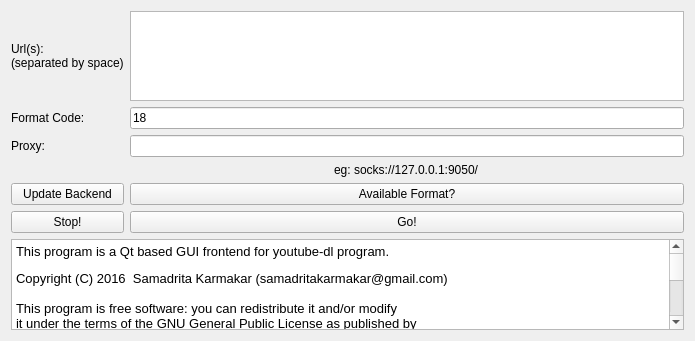
<?xml version="1.0" encoding="UTF-8"?>
<ui version="4.0">
 <class>Qutubedl</class>
 <widget class="QWidget" name="Qutubedl">
  <property name="geometry">
   <rect>
    <x>0</x>
    <y>0</y>
    <width>695</width>
    <height>341</height>
   </rect>
  </property>
  <property name="windowTitle">
   <string>Qutubedl</string>
  </property>
  <layout class="QGridLayout" name="gridLayout">
   <item row="8" column="0" colspan="2">
    <widget class="QTextBrowser" name="output_tb">
     <property name="html">
      <string>&lt;!DOCTYPE HTML PUBLIC &quot;-//W3C//DTD HTML 4.0//EN&quot; &quot;http://www.w3.org/TR/REC-html40/strict.dtd&quot;&gt;
&lt;html&gt;&lt;head&gt;&lt;meta name=&quot;qrichtext&quot; content=&quot;1&quot; /&gt;&lt;style type=&quot;text/css&quot;&gt;
p, li { white-space: pre-wrap; }
&lt;/style&gt;&lt;/head&gt;&lt;body style=&quot; font-family:'Noto Sans'; font-size:10pt; font-weight:400; font-style:normal;&quot;&gt;
&lt;p style=&quot; margin-top:12px; margin-bottom:0px; margin-left:0px; margin-right:0px; -qt-block-indent:0; text-indent:0px;&quot;&gt;&lt;span style=&quot; font-family:'Hack';&quot;&gt;This program is a Qt based GUI frontend for youtube-dl program.&lt;/span&gt;&lt;/p&gt;
&lt;p style=&quot; margin-top:12px; margin-bottom:0px; margin-left:0px; margin-right:0px; -qt-block-indent:0; text-indent:0px;&quot;&gt;&lt;span style=&quot; font-family:'Hack';&quot;&gt;Copyright (C) 2016  Samadrita Karmakar (samadritakarmakar@gmail.com)&lt;/span&gt;&lt;/p&gt;
&lt;p style=&quot;-qt-paragraph-type:empty; margin-top:0px; margin-bottom:0px; margin-left:0px; margin-right:0px; -qt-block-indent:0; text-indent:0px; font-family:'Hack';&quot;&gt;&lt;br /&gt;&lt;/p&gt;
&lt;p style=&quot; margin-top:0px; margin-bottom:0px; margin-left:0px; margin-right:0px; -qt-block-indent:0; text-indent:0px;&quot;&gt;&lt;span style=&quot; font-family:'Hack';&quot;&gt;This program is free software: you can redistribute it and/or modify&lt;/span&gt;&lt;/p&gt;
&lt;p style=&quot; margin-top:0px; margin-bottom:0px; margin-left:0px; margin-right:0px; -qt-block-indent:0; text-indent:0px;&quot;&gt;&lt;span style=&quot; font-family:'Hack';&quot;&gt;it under the terms of the GNU General Public License as published by&lt;/span&gt;&lt;/p&gt;
&lt;p style=&quot; margin-top:0px; margin-bottom:0px; margin-left:0px; margin-right:0px; -qt-block-indent:0; text-indent:0px;&quot;&gt;&lt;span style=&quot; font-family:'Hack';&quot;&gt;the Free Software Foundation, either version 3 of the License, or&lt;/span&gt;&lt;/p&gt;
&lt;p style=&quot; margin-top:0px; margin-bottom:0px; margin-left:0px; margin-right:0px; -qt-block-indent:0; text-indent:0px;&quot;&gt;&lt;span style=&quot; font-family:'Hack';&quot;&gt;(at your option) any later version.&lt;/span&gt;&lt;/p&gt;
&lt;p style=&quot;-qt-paragraph-type:empty; margin-top:0px; margin-bottom:0px; margin-left:0px; margin-right:0px; -qt-block-indent:0; text-indent:0px; font-family:'Hack';&quot;&gt;&lt;br /&gt;&lt;/p&gt;
&lt;p style=&quot; margin-top:0px; margin-bottom:0px; margin-left:0px; margin-right:0px; -qt-block-indent:0; text-indent:0px;&quot;&gt;&lt;span style=&quot; font-family:'Hack';&quot;&gt;This program is distributed in the hope that it will be useful,&lt;/span&gt;&lt;/p&gt;
&lt;p style=&quot; margin-top:0px; margin-bottom:0px; margin-left:0px; margin-right:0px; -qt-block-indent:0; text-indent:0px;&quot;&gt;&lt;span style=&quot; font-family:'Hack';&quot;&gt;but WITHOUT ANY WARRANTY; without even the implied warranty of&lt;/span&gt;&lt;/p&gt;
&lt;p style=&quot; margin-top:0px; margin-bottom:0px; margin-left:0px; margin-right:0px; -qt-block-indent:0; text-indent:0px;&quot;&gt;&lt;span style=&quot; font-family:'Hack';&quot;&gt;MERCHANTABILITY or FITNESS FOR A PARTICULAR PURPOSE.  See the&lt;/span&gt;&lt;/p&gt;
&lt;p style=&quot; margin-top:0px; margin-bottom:0px; margin-left:0px; margin-right:0px; -qt-block-indent:0; text-indent:0px;&quot;&gt;&lt;span style=&quot; font-family:'Hack';&quot;&gt;GNU General Public License for more details.&lt;/span&gt;&lt;/p&gt;
&lt;p style=&quot;-qt-paragraph-type:empty; margin-top:0px; margin-bottom:0px; margin-left:0px; margin-right:0px; -qt-block-indent:0; text-indent:0px; font-family:'Hack';&quot;&gt;&lt;br /&gt;&lt;/p&gt;
&lt;p style=&quot; margin-top:0px; margin-bottom:0px; margin-left:0px; margin-right:0px; -qt-block-indent:0; text-indent:0px;&quot;&gt;&lt;span style=&quot; font-family:'Hack';&quot;&gt;You should have received a copy of the GNU General Public License&lt;/span&gt;&lt;/p&gt;
&lt;p style=&quot; margin-top:0px; margin-bottom:12px; margin-left:0px; margin-right:0px; -qt-block-indent:0; text-indent:0px;&quot;&gt;&lt;span style=&quot; font-family:'Hack';&quot;&gt;along with this program.  If not, see &amp;lt;http://www.gnu.org/licenses/&amp;gt;.&lt;/span&gt;&lt;/p&gt;&lt;/body&gt;&lt;/html&gt;</string>
     </property>
    </widget>
   </item>
   <item row="2" column="1">
    <widget class="QLineEdit" name="frmt">
     <property name="text">
      <string>18</string>
     </property>
    </widget>
   </item>
   <item row="4" column="1">
    <widget class="QLineEdit" name="prxy"/>
   </item>
   <item row="0" column="0">
    <widget class="QLabel" name="label">
     <property name="text">
      <string>Url(s):
(separated by space)</string>
     </property>
    </widget>
   </item>
   <item row="2" column="0">
    <widget class="QLabel" name="label_3">
     <property name="text">
      <string>Format Code:</string>
     </property>
    </widget>
   </item>
   <item row="4" column="0">
    <widget class="QLabel" name="label_2">
     <property name="text">
      <string>Proxy:</string>
     </property>
    </widget>
   </item>
   <item row="5" column="1" alignment="Qt::AlignHCenter">
    <widget class="QLabel" name="label_4">
     <property name="text">
      <string>eg: socks://127.0.0.1:9050/</string>
     </property>
    </widget>
   </item>
   <item row="7" column="0">
    <widget class="QPushButton" name="stop_pb">
     <property name="text">
      <string>Stop!</string>
     </property>
    </widget>
   </item>
   <item row="7" column="1">
    <widget class="QPushButton" name="Go_pb">
     <property name="text">
      <string>Go!</string>
     </property>
    </widget>
   </item>
   <item row="6" column="1">
    <widget class="QPushButton" name="get_fmt_pb">
     <property name="text">
      <string>Available Format?</string>
     </property>
    </widget>
   </item>
   <item row="6" column="0">
    <widget class="QPushButton" name="updt_bcknd_pb">
     <property name="text">
      <string>Update Backend</string>
     </property>
    </widget>
   </item>
   <item row="0" column="1">
    <widget class="QTextEdit" name="url"/>
   </item>
  </layout>
 </widget>
 <layoutdefault spacing="6" margin="11"/>
 <resources/>
 <connections/>
</ui>
